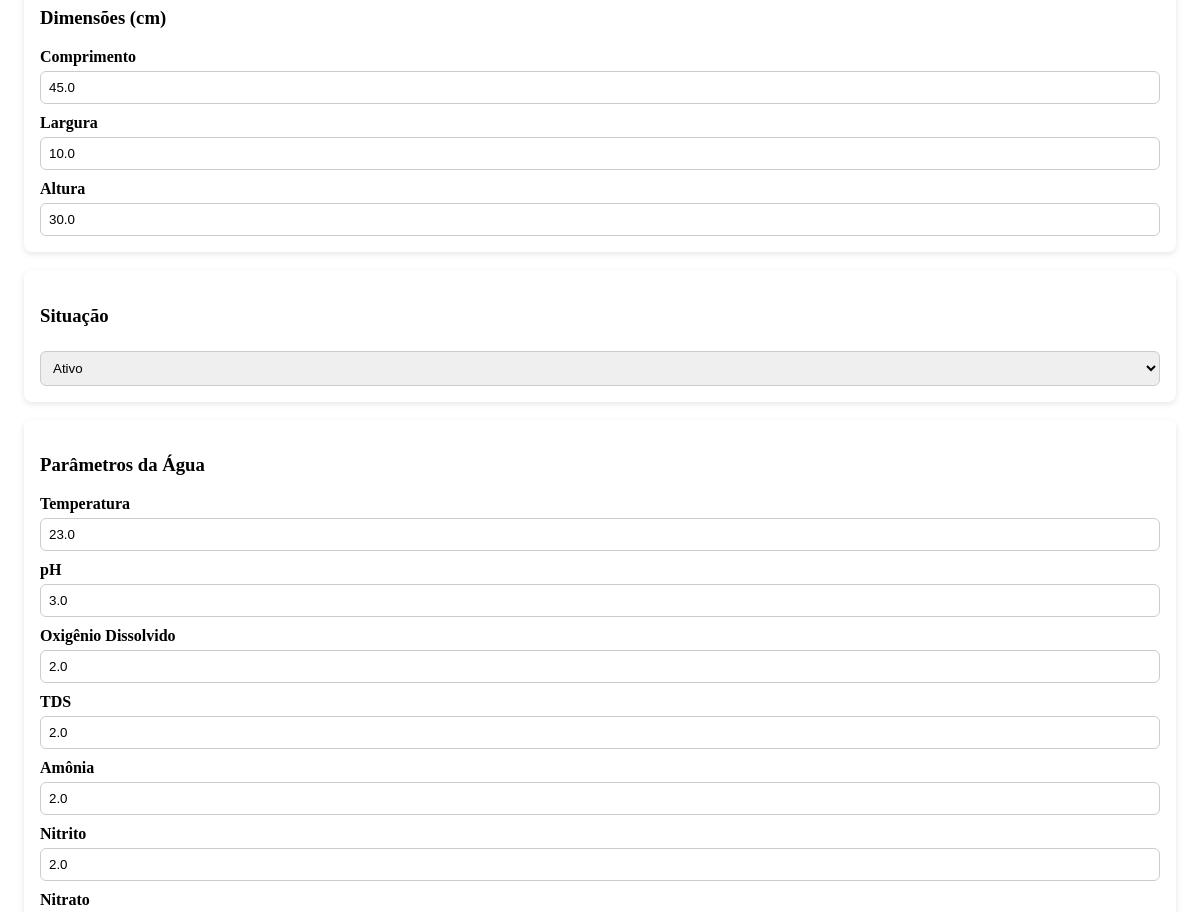
Page /tanque/2/configuracoes/ (middle part) on the earlier database version.
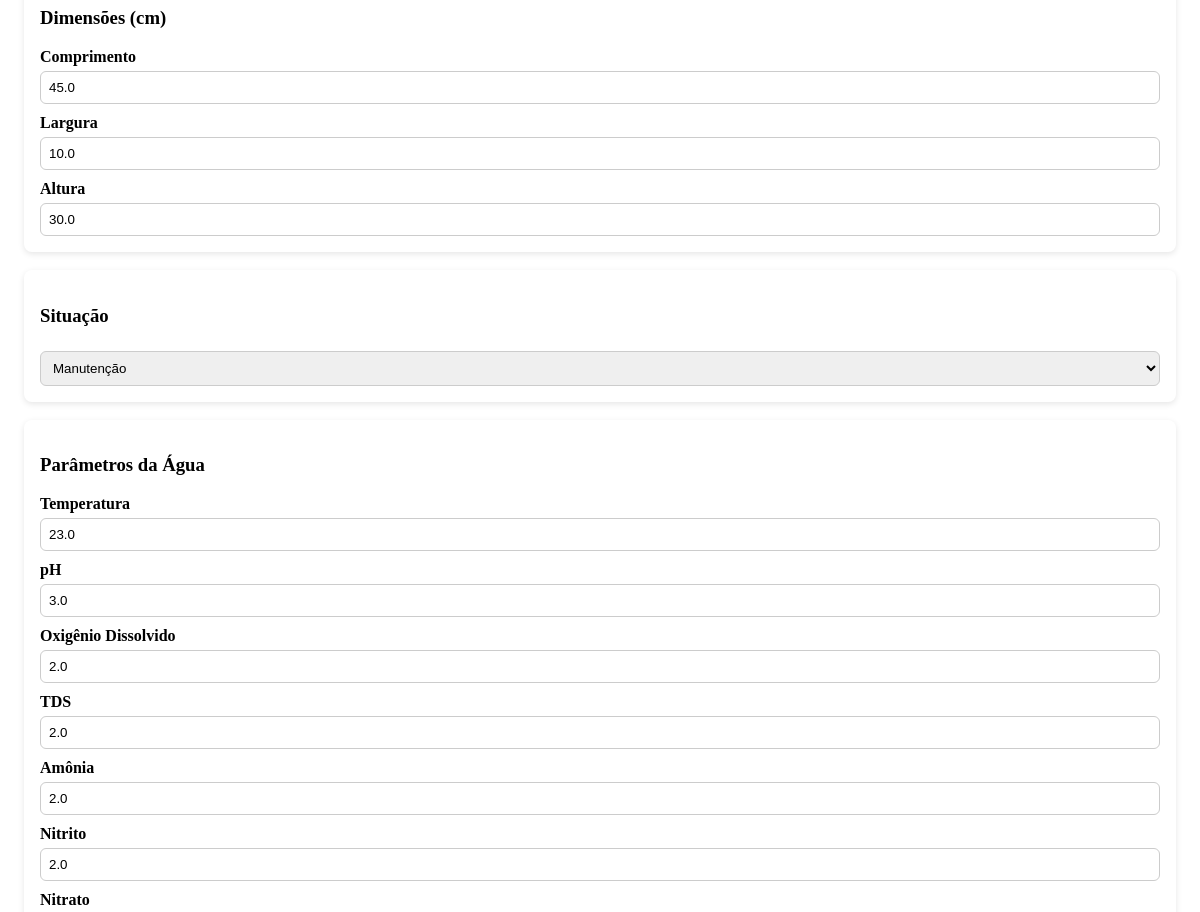
Same page on the later database version.
### core/models.py (models this page shows, shortened)
class Tanque(models.Model):
    TIPO_CHOICES = [
        ('Escavado', 'Escavado'),
        ('Tanque-rede', 'Tanque-rede'),
        ('Alvenaria', 'Alvenaria'),
        ('Fibra de vidro', 'Fibra de vidro'),
        ('Outro', 'Outro'),
    ]
    ESPECIE_CHOICES = [
        ('Tilápia do Nilo (Oreochromis niloticus)', 'Tilápia do Nilo'),
        ('Tilápia Azul (Oreochromis aureus)', 'Tilápia Azul'),
        ('Tilápia de Moçambique (Oreochromis mossambicus)', 'Tilápia de Moçambique'),
        ('Tilápia de Zanzibar (Oreochromis hornorum)', 'Tilápia de Zanzibar'),
        ('Outro', 'Outro'),
    ]
    FONTE_CHOICES = [
        ('Nascente', 'Nascente'),
        ('Poço artesiano', 'Poço artesiano'),
        ('Rio', 'Rio'),
        ('Abastecimento público', 'Abastecimento público'),
        ('Outro', 'Outro'),
    ]
    SITUACAO_CHOICES = [
        ('Ativo', 'Ativo'),
        ('Manutenção', 'Manutenção'),
        ('Inativo', 'Inativo'),
    ]
    usuario = models.ForeignKey(Usuario, on_delete=models.CASCADE, related_name="tanques")
    nome = models.CharField(max_length=100)
    comprimento = models.FloatField()
    largura = models.FloatField()
    altura = models.FloatField()
    capacidade_maxima = models.PositiveIntegerField(null=True, blank=True)
    tipo = models.CharField(max_length=20, choices=TIPO_CHOICES)
    especie_cultivada = models.CharField(max_length=80, choices=ESPECIE_CHOICES)
    data_instalacao = models.DateField(null=True, blank=True)
    localizacao = models.CharField(max_length=255, blank=True)
    fonte_agua = models.CharField(max_length=30, choices=FONTE_CHOICES, blank=True)
    situacao = models.CharField(max_length=20, choices=SITUACAO_CHOICES)
    temperatura = models.FloatField(null=True, blank=True)
    ph = models.FloatField(null=True, blank=True)
    oxigenio = models.FloatField(null=True, blank=True)
    tds = models.FloatField(null=True, blank=True)
    amonia = models.FloatField(null=True, blank=True)
    nitrito = models.FloatField(null=True, blank=True)
    nitrato = models.FloatField(null=True, blank=True)
    dureza_geral = models.FloatField(null=True, blank=True)
    dureza_carbonatos = models.FloatField(null=True, blank=True)
    salinidade = models.FloatField(null=True, blank=True)

### core/views.py (the view)
# urls.py: path('tanque/<int:tanque_id>/configuracoes/', views.configuracoes_tanque, name='configuracoes_tanque'),
def configuracoes_tanque(request, tanque_id):
    tanque = get_object_or_404(Tanque, id=tanque_id)
    return render(request, 'front/configuracoes_tanque.html', {
        'tanque': tanque,
    })

### core/templates/front/configuracoes_tanque.html (shortened to what this page needs)
{% load static %}
<link rel="stylesheet" href="{% static 'css/estilogeraltemas.css' %}">
<div class="dashboard-content-wrapper"
  style="padding: 1rem; width: 100%; max-width: none; margin: auto; display: flex; flex-direction: column; min-height: 80vh; box-sizing: border-box;">
  <form id="form-configuracoes" method="post" action="{% url 'salvar_configuracoes_tanque' tanque.id %}" onsubmit="event.preventDefault(); enviarFormulario();">
    <br>
    <div class="card-box">
      <h3>Dimensões (cm)</h3>
      <label>Comprimento</label>
      <input type="number" step="0.1" name="comprimento" value="{{ tanque.comprimento }}">
      <label>Largura</label>
      <input type="number" step="0.1" name="largura" value="{{ tanque.largura }}">
      <label>Altura</label>
      <input type="number" step="0.1" name="altura" value="{{ tanque.altura }}">
    </div>
    <br>
    <div class="card-box">
      <h3>Situação</h3>
      <select name="situacao">
        <option value="Ativo" {% if tanque.situacao == 'Ativo' %}selected{% endif %}>Ativo</option>
        <option value="Manutenção" {% if tanque.situacao == 'Manutenção' %}selected{% endif %}>Manutenção</option>
      </select>
    </div>
    <br>
    <div class="card-box">
      <h3>Parâmetros da Água</h3>
      <label>Temperatura</label>
      <input type="number" step="0.1" name="temperatura" value="{{ tanque.temperatura }}">
      <label>pH</label>
      <input type="number" step="0.1" name="ph" value="{{ tanque.ph }}">
      <label>Oxigênio Dissolvido</label>
      <input type="number" step="0.1" name="oxigenio" value="{{ tanque.oxigenio }}">
      <label>TDS</label>
      <input type="number" step="0.1" name="tds" value="{{ tanque.tds }}">
      <label>Amônia</label>
      <input type="number" step="0.1" name="amonia" value="{{ tanque.amonia }}">
      <label>Nitrito</label>
      <input type="number" step="0.1" name="nitrito" value="{{ tanque.nitrito }}">
      <label>Nitrato</label>
    </div>
    <br>
  </form>
</div>

### core/templates/front/configuracoes_tanque.html (style rules this page uses)
form label { display: block; margin-top: 10px; font-weight: bold; }
form input, form select { width: 100%; padding: 8px; border-radius: 6px; border: 1px solid #ccc; margin-top: 5px; box-sizing: border-box; }
.card-box { border-radius: 8px; padding: 1rem; box-shadow: 0 2px 6px rgba(0,0,0,0.1); }

Differences in the rows shown:
changed Tanque: situacao "Ativo" → "Manutenção"
